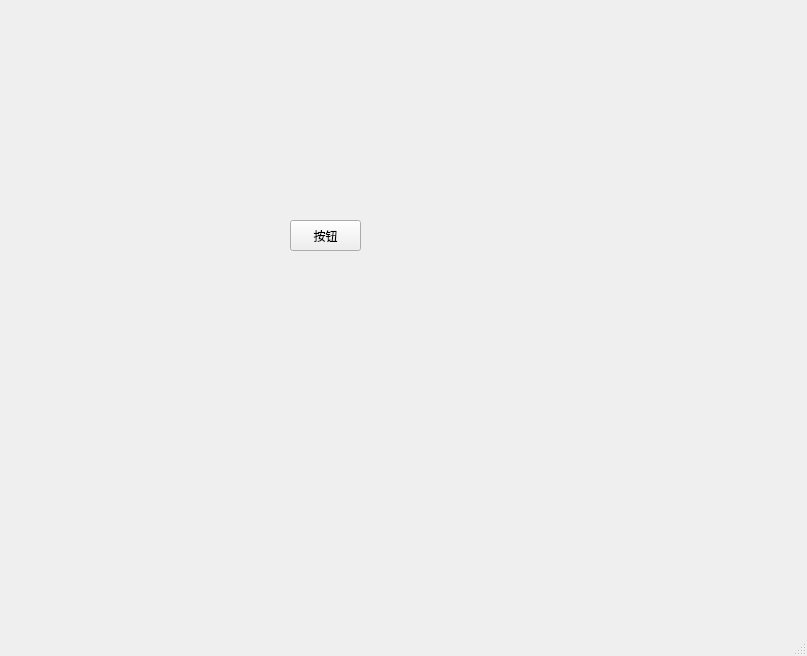
<?xml version="1.0" encoding="UTF-8"?>
<ui version="4.0">
 <class>MainWindow</class>
 <widget class="QMainWindow" name="MainWindow">
  <property name="geometry">
   <rect>
    <x>0</x>
    <y>0</y>
    <width>807</width>
    <height>656</height>
   </rect>
  </property>
  <property name="cursor">
   <cursorShape>ArrowCursor</cursorShape>
  </property>
  <property name="windowTitle">
   <string>MainWindow</string>
  </property>
  <widget class="QWidget" name="centralwidget">
   <widget class="QPushButton" name="pushButton">
    <property name="geometry">
     <rect>
      <x>290</x>
      <y>220</y>
      <width>71</width>
      <height>31</height>
     </rect>
    </property>
    <property name="text">
     <string>按钮</string>
    </property>
    <property name="checkable">
     <bool>false</bool>
    </property>
   </widget>
  </widget>
  <widget class="QMenuBar" name="menubar">
   <property name="geometry">
    <rect>
     <x>0</x>
     <y>0</y>
     <width>807</width>
     <height>23</height>
    </rect>
   </property>
  </widget>
  <widget class="QStatusBar" name="statusbar"/>
 </widget>
 <resources/>
 <connections/>
</ui>
